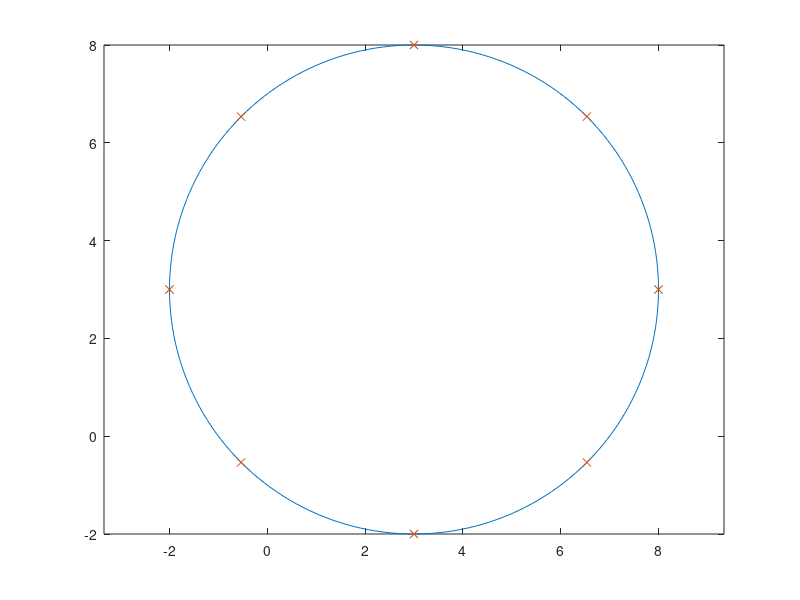

Write MATLAB code to recreate this figure. (Note: this script raises an error after producing the figure.)
%% outer hyperplane approximation 
% Judd, Yeltekin and Conklin (2003, 2000)
% by Markus Baldauf and Huiyu Li, 2011
% last revision: Aug 9, 2011

close all; clear all; home;
fprintf('outer hyperplane approximation \n');
tic;
% Parameters of the Prisoners Dilemma Stage game
%    c      d
% c 4 4    0 6
% d 6 0    2 2

%% parameters
    delta = 0.80;            % discount factor
    del1 = 1-delta;

    p1=[4, 0; 6, 2]; % payoff matrix
    p2=p1';
    p1max=reshape(repmat(max(p1), length(p1),1)',1,[])';
    p2max=reshape(repmat(max(p2,[],2)', length(p2),1),1,[])';

    % Payoff of player i at (a_i, a_j)
    stagepay=[reshape(p1',1,[])' reshape(p2',1,[])'];
    % best responses
    BR=[p1max p2max];

%% gradients and tangency points
    n=8; % # of gradients
    cen=[3 3]; rad=5;
    incr=360./n;
    cum=0; H=[]; Z=[];
    while cum<360
        %tangency in unit circle
        x=cosd(cum);
        y=sind(cum);
        H=[H; x y];
        Z=[Z; cen(1,1)+rad.*x cen(1,2)+rad.*y];
        cum=cum+incr;
    end
    clear x y;
    C=Z.*H*[1;1];
    L=length(H);
    G=H;                  %Use subgradient same as search directions
    
    [x,y,z]=cylinder(rad,200);
    plot(x(1,:)+cen(1,1),y(1,:)+cen(1,2), Z(:,1), Z(:,2), 'x')
    axis equal; hold on
    
%% parameters of iteration
    wmin=[-10; -10];
    iter=0; tol=1e-2; tolZ=1;
    Zold=zeros(length(Z),2);
    
while tolZ>tol
    %% optimization
    %Construct iteration
    Cla=zeros(L,4);
    Wla=zeros(2,L,4);

    for l=1:L;
        for a=1:4;
            pay=stagepay(a,:);
            options=optimset('Display', 'off');
            [Wla(:,l,a) Cla(l,a)]=linprog(-H(l,:)',[H;-eye(2)], ...
                [delta*C+del1*H*pay';-del1*BR(a,:)'-delta*wmin], ...
                [], [], [], [], [], options); 
            Cla(l,a)=-Cla(l,a);
            % if no optimum is found, then cla=-inf
            if flag<1; Cla(l,a)=-inf; end;
        end;
    end;

    [C I]=max(Cla,[],2);
    for l=1:L;
        Z(l,:)=Wla(:,l,I(l))';
    end;
    subplot(1,1,1);scatter(Z(:,1), Z(:,2));axis equal; hold on;
    wmin=min(Z)';
    
    %% convergence
    tolZ=max(max(abs(Z-Zold)./(1+abs(Zold)))); 
    %[Zround, index]=unique(round(Z.*1)./1, 'rows', 'first');
    %Z=Z(index,:);
    %tolZ=hausdorff(Z, Zold);
    if mod(iter, 5)==0
        fprintf('iteration: %d \t tolerance: %f. \n', iter, tolZ);
    end
    Zold=Z;
    iter=iter+1;
end;
fprintf('Convergence after %d iterations. \n', iter) ;

k=convhull(Z(:,1), Z(:,2));
plot(Z(k,1), Z(k,2), 'r-'); hold off
print -dpdf outer
toc;
outerpts=Z;